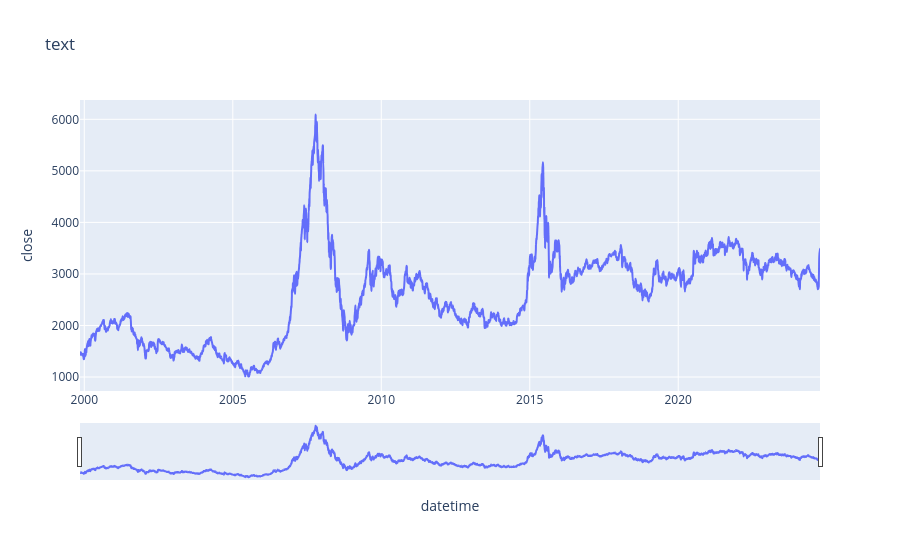

This figure's notebook cell:
### Code cell
fig = px.line(df, x='datetime', y='close',line_shape='spline',title='text')
fig.update_xaxes(rangeslider_visible=True)
fig.show(config={'scrollZoom': True,'displaylogo':False})

### Figure 1 — Plotly figure (JSON) as saved in the notebook; plotly's stock layout.template omitted (floating-point values rounded to 4 significant figures; data arrays with more than 128 entries replaced by an {"elided": "..."} marker saying what was removed)
{"data": [{"hovertemplate": "datetime=%{x}<br>close=%{y}<extra></extra>", "legendgroup": "", "line": {"color": "#636efa", "dash": "solid", "shape": "spline"}, "marker": {"symbol": "circle"}, "mode": "lines", "name": "", "orientation": "v", "showlegend": false, "type": "scatter", "x": {"elided": "6035 str values"}, "xaxis": "x", "y": {"elided": "6035 float values"}, "yaxis": "y"}], "layout": {"legend": {"tracegroupgap": 0}, "title": {"text": "text"}, "xaxis": {"anchor": "y", "domain": [0, 1], "rangeslider": {"visible": true}, "title": {"text": "datetime"}}, "yaxis": {"anchor": "x", "domain": [0, 1], "title": {"text": "close"}}}}
